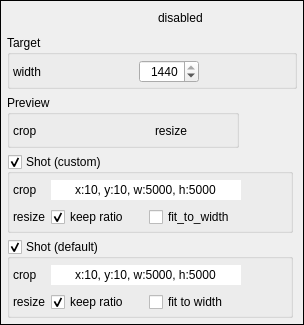
<?xml version="1.0" encoding="UTF-8"?>
<ui version="4.0">
 <class>widget_geometry</class>
 <widget class="QWidget" name="widget_geometry">
  <property name="geometry">
   <rect>
    <x>0</x>
    <y>0</y>
    <width>289</width>
    <height>320</height>
   </rect>
  </property>
  <property name="sizePolicy">
   <sizepolicy hsizetype="Preferred" vsizetype="Maximum">
    <horstretch>0</horstretch>
    <verstretch>0</verstretch>
   </sizepolicy>
  </property>
  <layout class="QVBoxLayout" name="mainLayout">
   <property name="spacing">
    <number>0</number>
   </property>
   <property name="leftMargin">
    <number>0</number>
   </property>
   <property name="topMargin">
    <number>0</number>
   </property>
   <property name="rightMargin">
    <number>0</number>
   </property>
   <property name="bottomMargin">
    <number>0</number>
   </property>
   <item>
    <widget class="QFrame" name="frame">
     <property name="sizePolicy">
      <sizepolicy hsizetype="Maximum" vsizetype="Maximum">
       <horstretch>0</horstretch>
       <verstretch>0</verstretch>
      </sizepolicy>
     </property>
     <property name="frameShape">
      <enum>QFrame::Panel</enum>
     </property>
     <property name="frameShadow">
      <enum>QFrame::Plain</enum>
     </property>
     <layout class="QVBoxLayout" name="verticalLayout_2">
      <property name="spacing">
       <number>6</number>
      </property>
      <property name="leftMargin">
       <number>6</number>
      </property>
      <property name="topMargin">
       <number>6</number>
      </property>
      <property name="rightMargin">
       <number>6</number>
      </property>
      <property name="bottomMargin">
       <number>6</number>
      </property>
      <item>
       <layout class="QHBoxLayout" name="horizontalLayout">
        <property name="spacing">
         <number>3</number>
        </property>
        <item>
         <widget class="QPushButton" name="pushButton_set_preview">
          <property name="sizePolicy">
           <sizepolicy hsizetype="Maximum" vsizetype="Maximum">
            <horstretch>0</horstretch>
            <verstretch>0</verstretch>
           </sizepolicy>
          </property>
          <property name="focusPolicy">
           <enum>Qt::NoFocus</enum>
          </property>
          <property name="text">
           <string/>
          </property>
          <property name="icon">
           <iconset>
            <normaloff>icons/grey/eye.svg</normaloff>
            <normalon>icons/blue/eye.svg</normalon>icons/grey/eye.svg</iconset>
          </property>
          <property name="checkable">
           <bool>true</bool>
          </property>
          <property name="flat">
           <bool>true</bool>
          </property>
         </widget>
        </item>
        <item>
         <widget class="QPushButton" name="pushButton_save">
          <property name="sizePolicy">
           <sizepolicy hsizetype="Maximum" vsizetype="Maximum">
            <horstretch>0</horstretch>
            <verstretch>0</verstretch>
           </sizepolicy>
          </property>
          <property name="focusPolicy">
           <enum>Qt::NoFocus</enum>
          </property>
          <property name="text">
           <string/>
          </property>
          <property name="icon">
           <iconset>
            <normaloff>icons/purple/save.svg</normaloff>icons/purple/save.svg</iconset>
          </property>
          <property name="checkable">
           <bool>false</bool>
          </property>
          <property name="autoDefault">
           <bool>false</bool>
          </property>
          <property name="flat">
           <bool>true</bool>
          </property>
         </widget>
        </item>
        <item>
         <widget class="QPushButton" name="pushButton_discard">
          <property name="sizePolicy">
           <sizepolicy hsizetype="Maximum" vsizetype="Maximum">
            <horstretch>0</horstretch>
            <verstretch>0</verstretch>
           </sizepolicy>
          </property>
          <property name="focusPolicy">
           <enum>Qt::NoFocus</enum>
          </property>
          <property name="text">
           <string/>
          </property>
          <property name="icon">
           <iconset>
            <normaloff>icons/grey/undo.svg</normaloff>
            <normalon>icons/purple/undo.svg</normalon>icons/grey/undo.svg</iconset>
          </property>
          <property name="checkable">
           <bool>false</bool>
          </property>
          <property name="autoDefault">
           <bool>false</bool>
          </property>
          <property name="flat">
           <bool>true</bool>
          </property>
         </widget>
        </item>
        <item>
         <spacer name="horizontalSpacer_2">
          <property name="orientation">
           <enum>Qt::Horizontal</enum>
          </property>
          <property name="sizeType">
           <enum>QSizePolicy::Fixed</enum>
          </property>
          <property name="sizeHint" stdset="0">
           <size>
            <width>22</width>
            <height>10</height>
           </size>
          </property>
         </spacer>
        </item>
        <item>
         <widget class="QLabel" name="label_message">
          <property name="text">
           <string>disabled</string>
          </property>
         </widget>
        </item>
        <item>
         <spacer name="horizontalSpacer">
          <property name="orientation">
           <enum>Qt::Horizontal</enum>
          </property>
          <property name="sizeHint" stdset="0">
           <size>
            <width>5</width>
            <height>20</height>
           </size>
          </property>
         </spacer>
        </item>
        <item>
         <widget class="QPushButton" name="pushButton_close">
          <property name="sizePolicy">
           <sizepolicy hsizetype="Maximum" vsizetype="Maximum">
            <horstretch>0</horstretch>
            <verstretch>0</verstretch>
           </sizepolicy>
          </property>
          <property name="focusPolicy">
           <enum>Qt::NoFocus</enum>
          </property>
          <property name="text">
           <string/>
          </property>
          <property name="icon">
           <iconset>
            <normaloff>icons/purple/x-square.svg</normaloff>
            <normalon>icons/purple/x-square.svg</normalon>icons/purple/x-square.svg</iconset>
          </property>
          <property name="checkable">
           <bool>false</bool>
          </property>
          <property name="autoDefault">
           <bool>false</bool>
          </property>
          <property name="flat">
           <bool>true</bool>
          </property>
         </widget>
        </item>
       </layout>
      </item>
      <item>
       <widget class="QGroupBox" name="groupBox_part_geometry">
        <property name="sizePolicy">
         <sizepolicy hsizetype="Maximum" vsizetype="Maximum">
          <horstretch>0</horstretch>
          <verstretch>0</verstretch>
         </sizepolicy>
        </property>
        <property name="title">
         <string>Target</string>
        </property>
        <property name="checkable">
         <bool>false</bool>
        </property>
        <property name="checked">
         <bool>false</bool>
        </property>
        <layout class="QGridLayout" name="gridLayout">
         <property name="leftMargin">
          <number>3</number>
         </property>
         <property name="topMargin">
          <number>5</number>
         </property>
         <property name="rightMargin">
          <number>3</number>
         </property>
         <property name="bottomMargin">
          <number>3</number>
         </property>
         <item row="0" column="4">
          <widget class="QSpinBox" name="spinBox_target_width">
           <property name="enabled">
            <bool>true</bool>
           </property>
           <property name="sizePolicy">
            <sizepolicy hsizetype="Minimum" vsizetype="Fixed">
             <horstretch>0</horstretch>
             <verstretch>0</verstretch>
            </sizepolicy>
           </property>
           <property name="minimumSize">
            <size>
             <width>60</width>
             <height>0</height>
            </size>
           </property>
           <property name="focusPolicy">
            <enum>Qt::NoFocus</enum>
           </property>
           <property name="alignment">
            <set>Qt::AlignRight|Qt::AlignTrailing|Qt::AlignVCenter</set>
           </property>
           <property name="minimum">
            <number>1000</number>
           </property>
           <property name="maximum">
            <number>1440</number>
           </property>
           <property name="singleStep">
            <number>1</number>
           </property>
           <property name="value">
            <number>1440</number>
           </property>
          </widget>
         </item>
         <item row="0" column="1">
          <widget class="QPushButton" name="pushButton_target_show_width_edition">
           <property name="focusPolicy">
            <enum>Qt::NoFocus</enum>
           </property>
           <property name="text">
            <string/>
           </property>
           <property name="icon">
            <iconset>
             <normaloff>icons/grey/crop.svg</normaloff>
             <normalon>icons/blue/crop.svg</normalon>icons/grey/crop.svg</iconset>
           </property>
           <property name="checkable">
            <bool>true</bool>
           </property>
           <property name="autoDefault">
            <bool>false</bool>
           </property>
           <property name="flat">
            <bool>true</bool>
           </property>
          </widget>
         </item>
         <item row="0" column="2">
          <widget class="QPushButton" name="pushButton_target_resize_preview">
           <property name="focusPolicy">
            <enum>Qt::NoFocus</enum>
           </property>
           <property name="text">
            <string/>
           </property>
           <property name="icon">
            <iconset>
             <normaloff>icons/grey/eye.svg</normaloff>
             <normalon>icons/blue/eye.svg</normalon>icons/grey/eye.svg</iconset>
           </property>
           <property name="checkable">
            <bool>true</bool>
           </property>
           <property name="flat">
            <bool>true</bool>
           </property>
          </widget>
         </item>
         <item row="0" column="6">
          <widget class="QPushButton" name="pushButton_target_discard">
           <property name="sizePolicy">
            <sizepolicy hsizetype="Maximum" vsizetype="Fixed">
             <horstretch>0</horstretch>
             <verstretch>0</verstretch>
            </sizepolicy>
           </property>
           <property name="focusPolicy">
            <enum>Qt::NoFocus</enum>
           </property>
           <property name="text">
            <string extracomment="Undo (Ctrl-Z)"/>
           </property>
           <property name="icon">
            <iconset>
             <normaloff>icons/grey/undo.svg</normaloff>
             <normalon>icons/purple/undo.svg</normalon>icons/grey/undo.svg</iconset>
           </property>
           <property name="flat">
            <bool>true</bool>
           </property>
          </widget>
         </item>
         <item row="0" column="0">
          <widget class="QLabel" name="label_9">
           <property name="lineWidth">
            <number>0</number>
           </property>
           <property name="text">
            <string>width</string>
           </property>
          </widget>
         </item>
         <item row="0" column="5">
          <widget class="QPushButton" name="pushButton_target_width_copy_from_shot">
           <property name="sizePolicy">
            <sizepolicy hsizetype="Maximum" vsizetype="Fixed">
             <horstretch>0</horstretch>
             <verstretch>0</verstretch>
            </sizepolicy>
           </property>
           <property name="focusPolicy">
            <enum>Qt::NoFocus</enum>
           </property>
           <property name="text">
            <string extracomment="Undo (Ctrl-Z)"/>
           </property>
           <property name="icon">
            <iconset>
             <normaloff>icons/grey/undo.svg</normaloff>
             <normalon>icons/purple/undo.svg</normalon>icons/grey/undo.svg</iconset>
           </property>
           <property name="flat">
            <bool>true</bool>
           </property>
          </widget>
         </item>
        </layout>
       </widget>
      </item>
      <item>
       <widget class="QGroupBox" name="groupBox_shot_default_geometry_2">
        <property name="enabled">
         <bool>true</bool>
        </property>
        <property name="sizePolicy">
         <sizepolicy hsizetype="Maximum" vsizetype="Preferred">
          <horstretch>0</horstretch>
          <verstretch>0</verstretch>
         </sizepolicy>
        </property>
        <property name="title">
         <string>Preview</string>
        </property>
        <property name="checkable">
         <bool>false</bool>
        </property>
        <property name="checked">
         <bool>false</bool>
        </property>
        <layout class="QGridLayout" name="gridLayout_4">
         <property name="leftMargin">
          <number>3</number>
         </property>
         <property name="topMargin">
          <number>5</number>
         </property>
         <property name="rightMargin">
          <number>3</number>
         </property>
         <property name="bottomMargin">
          <number>3</number>
         </property>
         <item row="0" column="2">
          <widget class="QPushButton" name="pushButton_shot_crop_preview">
           <property name="focusPolicy">
            <enum>Qt::NoFocus</enum>
           </property>
           <property name="text">
            <string/>
           </property>
           <property name="icon">
            <iconset>
             <normaloff>icons/grey/eye.svg</normaloff>
             <normalon>icons/blue/eye.svg</normalon>icons/grey/eye.svg</iconset>
           </property>
           <property name="checkable">
            <bool>true</bool>
           </property>
           <property name="flat">
            <bool>true</bool>
           </property>
          </widget>
         </item>
         <item row="0" column="3">
          <spacer name="horizontalSpacer_3">
           <property name="orientation">
            <enum>Qt::Horizontal</enum>
           </property>
           <property name="sizeType">
            <enum>QSizePolicy::Fixed</enum>
           </property>
           <property name="sizeHint" stdset="0">
            <size>
             <width>20</width>
             <height>10</height>
            </size>
           </property>
          </spacer>
         </item>
         <item row="0" column="5">
          <widget class="QPushButton" name="pushButton_shot_resize_preview">
           <property name="focusPolicy">
            <enum>Qt::NoFocus</enum>
           </property>
           <property name="text">
            <string/>
           </property>
           <property name="icon">
            <iconset>
             <normaloff>icons/grey/eye.svg</normaloff>
             <normalon>icons/blue/eye.svg</normalon>icons/grey/eye.svg</iconset>
           </property>
           <property name="checkable">
            <bool>true</bool>
           </property>
           <property name="flat">
            <bool>true</bool>
           </property>
          </widget>
         </item>
         <item row="0" column="4">
          <widget class="QLabel" name="label_21">
           <property name="lineWidth">
            <number>0</number>
           </property>
           <property name="text">
            <string>resize</string>
           </property>
          </widget>
         </item>
         <item row="0" column="0">
          <widget class="QLabel" name="label_12">
           <property name="lineWidth">
            <number>0</number>
           </property>
           <property name="text">
            <string>crop</string>
           </property>
          </widget>
         </item>
         <item row="0" column="1">
          <widget class="QPushButton" name="pushButton_shot_crop_edition">
           <property name="focusPolicy">
            <enum>Qt::NoFocus</enum>
           </property>
           <property name="text">
            <string/>
           </property>
           <property name="icon">
            <iconset>
             <normaloff>icons/grey/crop.svg</normaloff>
             <normalon>icons/blue/crop.svg</normalon>icons/grey/crop.svg</iconset>
           </property>
           <property name="checkable">
            <bool>true</bool>
           </property>
           <property name="autoDefault">
            <bool>false</bool>
           </property>
           <property name="flat">
            <bool>true</bool>
           </property>
          </widget>
         </item>
        </layout>
       </widget>
      </item>
      <item>
       <widget class="QGroupBox" name="groupBox_shot_geometry">
        <property name="sizePolicy">
         <sizepolicy hsizetype="Maximum" vsizetype="Preferred">
          <horstretch>0</horstretch>
          <verstretch>0</verstretch>
         </sizepolicy>
        </property>
        <property name="focusPolicy">
         <enum>Qt::NoFocus</enum>
        </property>
        <property name="title">
         <string>Shot (custom)</string>
        </property>
        <property name="checkable">
         <bool>true</bool>
        </property>
        <property name="checked">
         <bool>true</bool>
        </property>
        <layout class="QGridLayout" name="gridLayout_2">
         <property name="leftMargin">
          <number>3</number>
         </property>
         <property name="topMargin">
          <number>5</number>
         </property>
         <property name="rightMargin">
          <number>3</number>
         </property>
         <property name="bottomMargin">
          <number>3</number>
         </property>
         <item row="1" column="1">
          <layout class="QHBoxLayout" name="horizontalLayout_3">
           <item>
            <widget class="QCheckBox" name="checkBox_shot_keep_ratio">
             <property name="enabled">
              <bool>true</bool>
             </property>
             <property name="focusPolicy">
              <enum>Qt::NoFocus</enum>
             </property>
             <property name="text">
              <string>keep ratio</string>
             </property>
             <property name="checked">
              <bool>true</bool>
             </property>
            </widget>
           </item>
           <item>
            <widget class="QCheckBox" name="checkBox_shot_fit_to_width">
             <property name="enabled">
              <bool>true</bool>
             </property>
             <property name="focusPolicy">
              <enum>Qt::NoFocus</enum>
             </property>
             <property name="text">
              <string>fit_to_width</string>
             </property>
            </widget>
           </item>
          </layout>
         </item>
         <item row="1" column="0">
          <widget class="QLabel" name="label_19">
           <property name="enabled">
            <bool>true</bool>
           </property>
           <property name="lineWidth">
            <number>0</number>
           </property>
           <property name="text">
            <string>resize</string>
           </property>
          </widget>
         </item>
         <item row="0" column="1">
          <widget class="QLineEdit" name="lineEdit_shot_crop_rectangle">
           <property name="enabled">
            <bool>true</bool>
           </property>
           <property name="sizePolicy">
            <sizepolicy hsizetype="Fixed" vsizetype="Fixed">
             <horstretch>0</horstretch>
             <verstretch>0</verstretch>
            </sizepolicy>
           </property>
           <property name="minimumSize">
            <size>
             <width>190</width>
             <height>0</height>
            </size>
           </property>
           <property name="maximumSize">
            <size>
             <width>190</width>
             <height>16777215</height>
            </size>
           </property>
           <property name="text">
            <string>x:10, y:10, w:5000, h:5000</string>
           </property>
           <property name="frame">
            <bool>false</bool>
           </property>
           <property name="alignment">
            <set>Qt::AlignCenter</set>
           </property>
           <property name="readOnly">
            <bool>true</bool>
           </property>
          </widget>
         </item>
         <item row="0" column="0">
          <widget class="QLabel" name="label_10">
           <property name="enabled">
            <bool>true</bool>
           </property>
           <property name="lineWidth">
            <number>0</number>
           </property>
           <property name="text">
            <string>crop</string>
           </property>
          </widget>
         </item>
         <item row="0" column="2">
          <widget class="QPushButton" name="pushButton_shot_discard">
           <property name="sizePolicy">
            <sizepolicy hsizetype="Maximum" vsizetype="Fixed">
             <horstretch>0</horstretch>
             <verstretch>0</verstretch>
            </sizepolicy>
           </property>
           <property name="focusPolicy">
            <enum>Qt::NoFocus</enum>
           </property>
           <property name="text">
            <string extracomment="Undo (Ctrl-Z)"/>
           </property>
           <property name="icon">
            <iconset>
             <normaloff>icons/grey/undo.svg</normaloff>
             <normalon>icons/purple/undo.svg</normalon>icons/grey/undo.svg</iconset>
           </property>
           <property name="flat">
            <bool>true</bool>
           </property>
          </widget>
         </item>
        </layout>
       </widget>
      </item>
      <item>
       <widget class="QGroupBox" name="groupBox_default_shot_geometry">
        <property name="enabled">
         <bool>true</bool>
        </property>
        <property name="sizePolicy">
         <sizepolicy hsizetype="Maximum" vsizetype="Preferred">
          <horstretch>0</horstretch>
          <verstretch>0</verstretch>
         </sizepolicy>
        </property>
        <property name="focusPolicy">
         <enum>Qt::NoFocus</enum>
        </property>
        <property name="title">
         <string>Shot (default)</string>
        </property>
        <property name="checkable">
         <bool>true</bool>
        </property>
        <property name="checked">
         <bool>true</bool>
        </property>
        <layout class="QGridLayout" name="gridLayout_3">
         <property name="leftMargin">
          <number>3</number>
         </property>
         <property name="topMargin">
          <number>5</number>
         </property>
         <property name="rightMargin">
          <number>3</number>
         </property>
         <property name="bottomMargin">
          <number>3</number>
         </property>
         <item row="1" column="1">
          <layout class="QHBoxLayout" name="horizontalLayout_4">
           <item>
            <widget class="QCheckBox" name="checkBox_default_shot_keep_ratio">
             <property name="enabled">
              <bool>true</bool>
             </property>
             <property name="focusPolicy">
              <enum>Qt::NoFocus</enum>
             </property>
             <property name="text">
              <string>keep ratio</string>
             </property>
             <property name="checked">
              <bool>true</bool>
             </property>
            </widget>
           </item>
           <item>
            <widget class="QCheckBox" name="checkBox_default_shot_fit_to_width">
             <property name="enabled">
              <bool>true</bool>
             </property>
             <property name="focusPolicy">
              <enum>Qt::NoFocus</enum>
             </property>
             <property name="text">
              <string>fit to width</string>
             </property>
            </widget>
           </item>
          </layout>
         </item>
         <item row="1" column="0">
          <widget class="QLabel" name="label_20">
           <property name="lineWidth">
            <number>0</number>
           </property>
           <property name="text">
            <string>resize</string>
           </property>
          </widget>
         </item>
         <item row="0" column="1">
          <widget class="QLineEdit" name="lineEdit_default_shot_crop_rectangle">
           <property name="sizePolicy">
            <sizepolicy hsizetype="Fixed" vsizetype="Fixed">
             <horstretch>0</horstretch>
             <verstretch>0</verstretch>
            </sizepolicy>
           </property>
           <property name="minimumSize">
            <size>
             <width>190</width>
             <height>0</height>
            </size>
           </property>
           <property name="maximumSize">
            <size>
             <width>190</width>
             <height>16777215</height>
            </size>
           </property>
           <property name="text">
            <string>x:10, y:10, w:5000, h:5000</string>
           </property>
           <property name="frame">
            <bool>false</bool>
           </property>
           <property name="alignment">
            <set>Qt::AlignCenter</set>
           </property>
           <property name="readOnly">
            <bool>true</bool>
           </property>
          </widget>
         </item>
         <item row="0" column="2">
          <widget class="QPushButton" name="pushButton_default_shot_discard">
           <property name="sizePolicy">
            <sizepolicy hsizetype="Maximum" vsizetype="Fixed">
             <horstretch>0</horstretch>
             <verstretch>0</verstretch>
            </sizepolicy>
           </property>
           <property name="focusPolicy">
            <enum>Qt::NoFocus</enum>
           </property>
           <property name="text">
            <string extracomment="Undo (Ctrl-Z)"/>
           </property>
           <property name="icon">
            <iconset>
             <normaloff>icons/grey/undo.svg</normaloff>
             <normalon>icons/purple/undo.svg</normalon>icons/grey/undo.svg</iconset>
           </property>
           <property name="flat">
            <bool>true</bool>
           </property>
          </widget>
         </item>
         <item row="0" column="0">
          <widget class="QLabel" name="label_11">
           <property name="lineWidth">
            <number>0</number>
           </property>
           <property name="text">
            <string>crop</string>
           </property>
          </widget>
         </item>
        </layout>
       </widget>
      </item>
     </layout>
    </widget>
   </item>
  </layout>
 </widget>
 <resources/>
 <connections/>
</ui>
